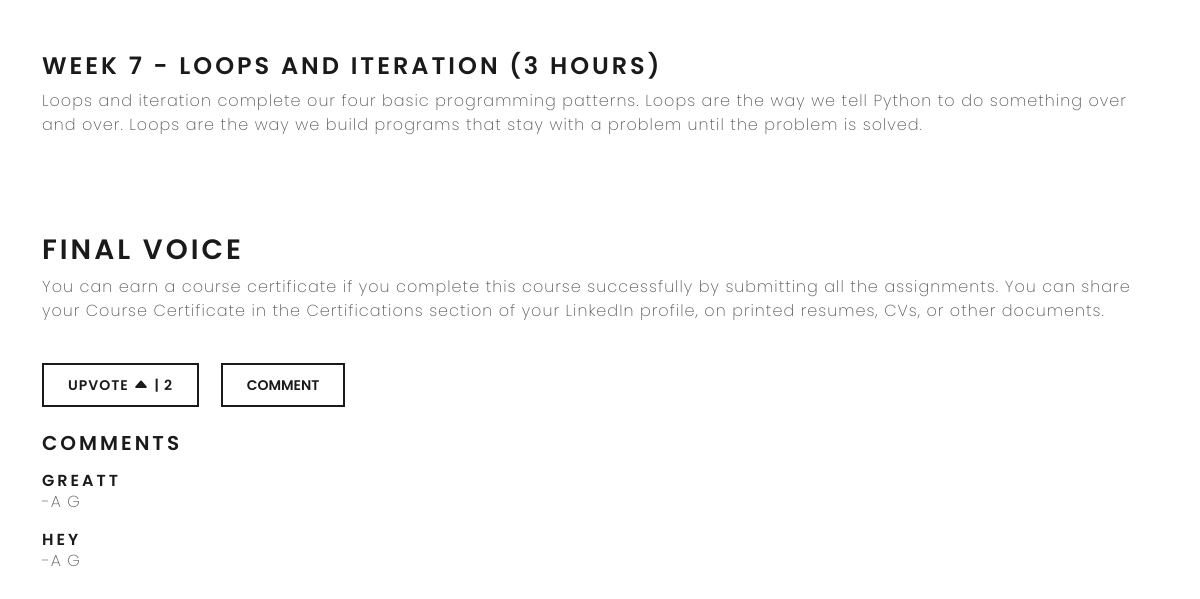
/python-for-everybody/ (signed in, lower part), run on an earlier commit of the app's database.
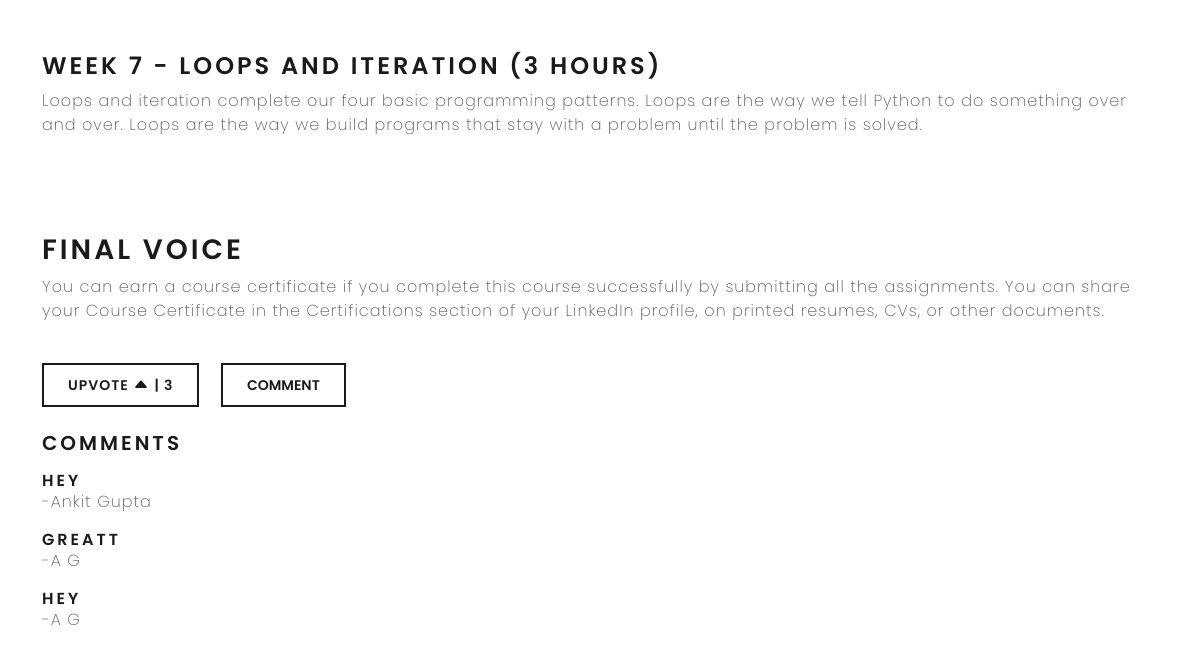
And on a later commit of the database.
### SubApp/models.py (models this page shows)
class CommentModel(models.Model):
    post=models.ForeignKey(Post,on_delete=models.CASCADE)
    user=models.ForeignKey(User,on_delete=models.CASCADE)
    text=models.TextField()
    datetime=models.DateTimeField(auto_now_add=True)

### SubApp/views.py (the view)
# urls.py: path('<slug>/' , article , name = 'article'),
def article(request, slug):
    post = Post.objects.get(slug=slug)
    comments  = CommentModel.objects.filter(post=post)[::-1]
    likes = post.likes.count()
    print(comments)
    if request.method == 'POST':
        comment = request.POST['comment']
        obj = CommentModel(post  = post, user = request.user, text = comment)
        obj.save()
        return redirect('article',slug = post.slug)
    return render(request, 'article.html', {'post': post,'comments' : comments,'likes':likes})

### templates/article.html (shortened to what this page needs)
<!DOCTYPE html>
<html lang="en">
{% load static %}
<head>
    {% include 'components/head.html' %}
</head>
<body>
    <div class="article__main container">
        <div class="article_view">
          <p class="content">{{post.content|safe}}</p>
          <br/>
        {% if  request.user.is_authenticated %}
        <div>
          <a type="button" class="btn btn-outline-primary py-2" id="like_btn" href="{% url 'likesPost' slug=post.slug %}">Upvote <i class="bi bi-caret-up-fill"></i> | {{likes}}</a>
          <button type="button" class="btn btn-outline-primary py-2 mx-3" data-bs-toggle="modal" data-bs-target="#exampleModal">
            Comment
           </button>
          <br />
          <br />
          <h4>Comments</h4>
          {% for i in comments %}
           <div class="comment__ui my-3">
               <h5 class="m-0 p-0">{{i.text}}</h5>
               <p>-{{i.user.first_name}} {{i.user.last_name}}</p>
           </div>
           {% endfor %}
             {% else %}
             <div class="alert alert-dismissible alert-danger">
              <button type="button" class="btn-close" data-bs-dismiss="alert"></button>
              <p class="mb-0">Please login for Like and Comment <a href="{% url 'signin' %}">Signin</a></p>
            </div>
             {% endif %}
          </div>
</html>

What changed in the data, as far as the page shows it:
added CommentModel: text "HEY", user.first_name "Ankit", user.last_name "Gupta"
Also different on the page:
{{ likes }}: "2" → "3"
